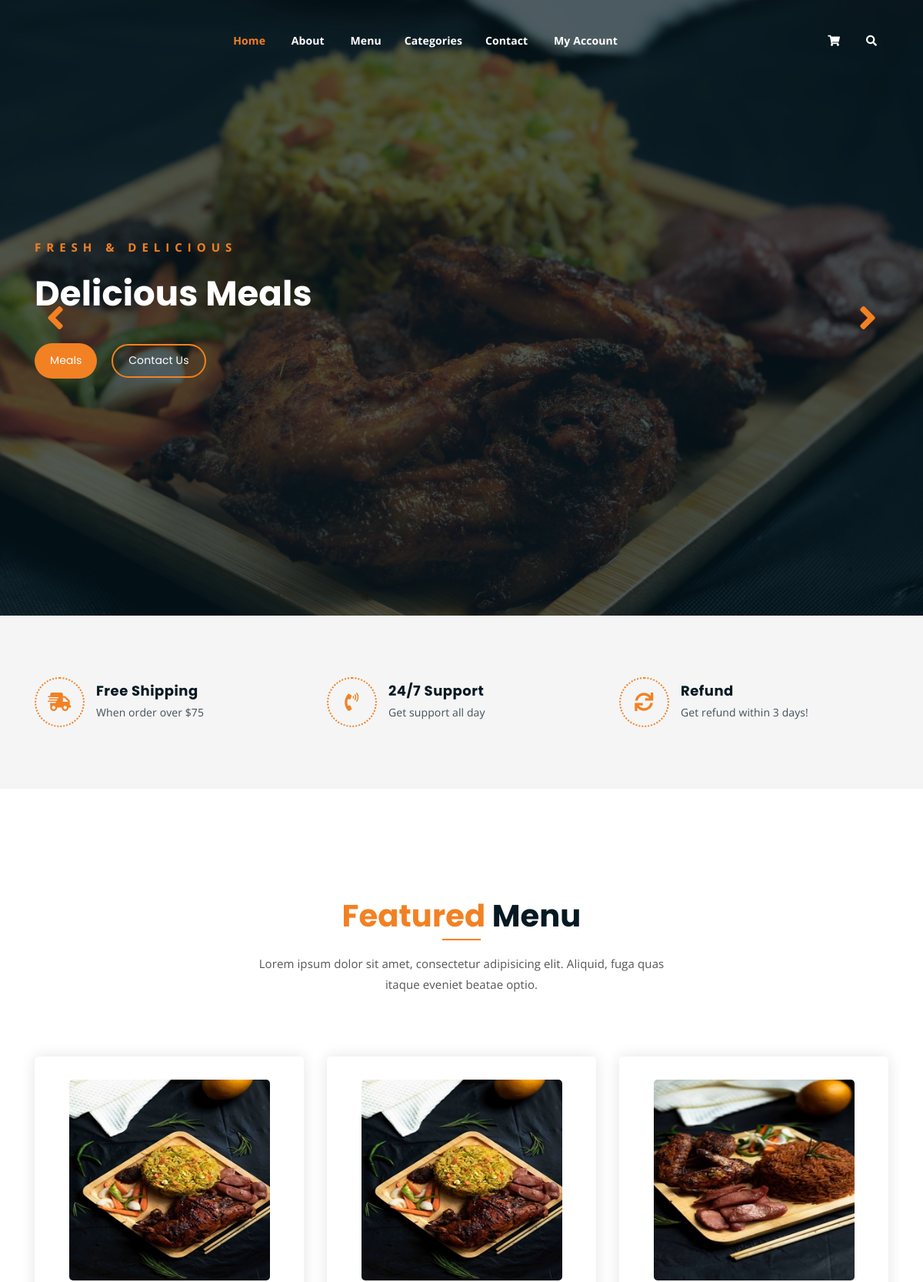
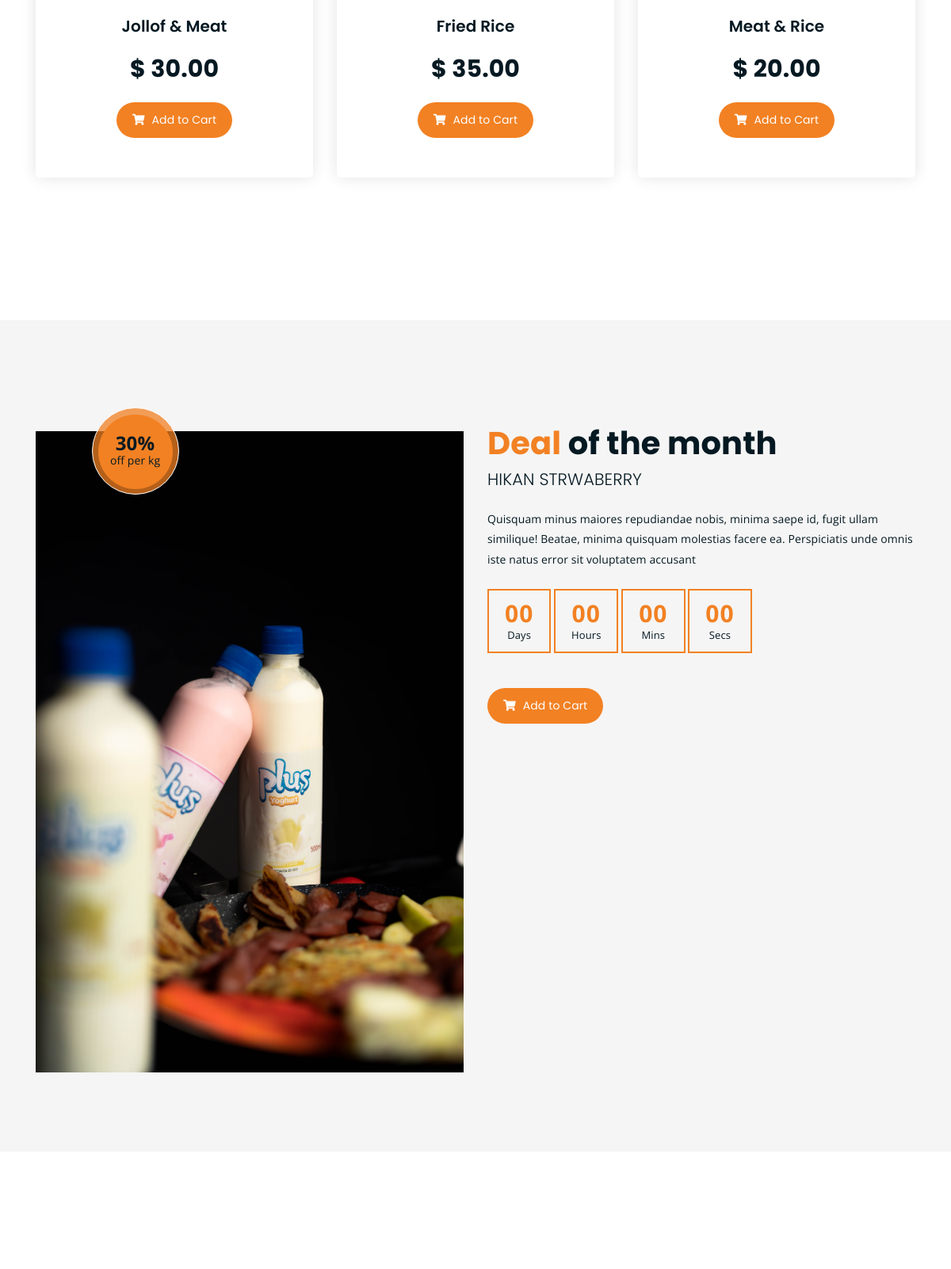
The page / (upper part) on the database its author committed (2 pictures, top to bottom).
### core/models.py (models this page shows, shortened)
class MenuItem(models.Model):
    mid = models.UUIDField(default=uuid.uuid4, editable=False, unique=True)
    user = models.ForeignKey(User, on_delete=models.SET_NULL, null=True,)
    title = models.CharField(max_length=200)
    category= models.ForeignKey(Category, on_delete=models.SET_NULL, null= True, related_name="category")
    image = models.ImageField(upload_to="menu_Images/")
    price = models.DecimalField(max_digits=9, decimal_places=2, default="0.00")
    item_status = models.CharField(choices=STATUS, max_length=100, default="in_review")
    featured = models.BooleanField(default=False)
    recent = models.BooleanField(default=False)
    description = RichTextUploadingField(null=True, blank=True)
    specification = RichTextUploadingField(null= True, blank = True)

### core/views.py (the view)
# urls.py: 2. Add a URL to urlpatterns:  path('', views.home, name='home')
def home(request):
	menu_item = MenuItem.objects.filter(item_status = "published", featured = True, recent=False).order_by('-id')
	recent_item = MenuItem.objects.filter(item_status="published", recent=True).order_by('-id')
	context = {
		'menu_item':menu_item,
		'recent_item':recent_item,
	}
	return render(request, "core/index.html", context)

### core/context_processor.py (called while the page is built)
def default(request):
    categories = Category.objects.all()
    if request.user.is_authenticated:
        cart = Cart.objects.filter(user=request.user, active=True).first()
        item_count = cart.cartitem_set.count() if cart else 0
    else:
        item_count = 0
    context = {
        'categories': categories,
        'cart_view': {'item_count': item_count},
    }
    return context

### core/templates/core/index.html (shortened to what this page needs)
{% extends 'partials/base.html'%}
{% block content %}
{% load static %}
	<div class="homepage-slider">
		<div class="single-homepage-slider homepage-bg-1">
			<div class="container">
				<div class="row">
					<div class="col-md-12 col-lg-7 offset-lg-1 offset-xl-0">
						<div class="hero-text">
							<div class="hero-text-tablecell">
								<p class="subtitle">Fresh & Delicious</p>
								<h1>Delicious Meals</h1>
								<div class="hero-btns">
									<a href="shop.html" class="boxed-btn">Meals</a>
									<a href="contact.html" class="bordered-btn">Contact Us</a>
								</div>
							</div>
						</div>
					</div>
				</div>
			</div>
		</div>
	</div>
	<div class="list-section pt-80 pb-80">
		<div class="container">
			<div class="row">
				<div class="col-lg-4 col-md-6 mb-4 mb-lg-0">
					<div class="list-box d-flex align-items-center">
						<div class="list-icon">
							<i class="fas fa-shipping-fast"></i>
						</div>
						<div class="content">
							<h3>Free Shipping</h3>
							<p>When order over $75</p>
						</div>
					</div>
				</div>
				<div class="col-lg-4 col-md-6 mb-4 mb-lg-0">
					<div class="list-box d-flex align-items-center">
						<div class="list-icon">
							<i class="fas fa-phone-volume"></i>
						</div>
						<div class="content">
							<h3>24/7 Support</h3>
							<p>Get support all day</p>
						</div>
					</div>
				</div>
				<div class="col-lg-4 col-md-6">
					<div class="list-box d-flex justify-content-start align-items-center">
						<div class="list-icon">
							<i class="fas fa-sync"></i>
						</div>
						<div class="content">
							<h3>Refund</h3>
							<p>Get refund within 3 days!</p>
						</div>
					</div>
				</div>
			</div>
		</div>
	</div>
	<div class="product-section mt-150 mb-150">
		<div class="container">
			<div class="row">
				<div class="col-lg-8 offset-lg-2 text-center">
					<div class="section-title">
						<h3><span class="orange-text">Featured</span> Menu</h3>
						<p>Lorem ipsum dolor sit amet, consectetur adipisicing elit. Aliquid, fuga quas itaque eveniet beatae optio.</p>
					</div>
				</div>
			</div>
			<div class="row">
				{% for item in menu_item %}
				<div class="col-lg-4 col-md-6 text-center">
					<div class="single-product-item">
						<div class="product-image">
							<a href="{% url 'core:menu_detail' item.mid %}"><img src="{{item.image.url}}" alt=""></a>
						</div>
						<h3>{{item.title}}</h3>
						<p class="product-price"> $ {{item.price}} </p>
						<a href="cart.html" class="cart-btn"><i class="fas fa-shopping-cart"></i> Add to Cart</a>
					</div>
				</div>
				{% endfor %}
			</div>
		</div>
	</div>
	<section class="cart-banner pt-100 pb-100">
    	<div class="container">
        	<div class="row clearfix">
            	<div class="image-column col-lg-6">
                	<div class="image">
                    	<div class="price-box">
                        	<div class="inner-price">
                                <span class="price">
                                    <strong>30%</strong> <br> off per kg
                                </span>
                            </div>
                        </div>
                    	<img src="{% static 'assets/img/a.jpg' %}" alt="">
                    </div>
                </div>
                <div class="content-column col-lg-6">
					<h3><span class="orange-text">Deal</span> of the month</h3>
                    <h4>Hikan Strwaberry</h4>
                    <div class="text">Quisquam minus maiores repudiandae nobis, minima saepe id, fugit ullam similique! Beatae, minima quisquam molestias facere ea. Perspiciatis unde omnis iste natus error sit voluptatem accusant</div>
                    <div class="time-counter"><div class="time-countdown clearfix" data-countdown="2020/2/01"></div></div>
                	<a href="cart.html" class="cart-btn mt-3"><i class="fas fa-shopping-cart"></i> Add to Cart</a>
                </div>
            </div>
        </div>
    </section>
{% endblock content %}

### core/static/assets/css/responsive.css (style rules this page uses)
@media only screen and (min-width: 992px) and (max-width: 1200px) { .hero-text h1 { font-size: 45px; } }

### rows shown on the page
MenuItem: image (picture), title "Jollof & Meat", price "30.00"
MenuItem: image (picture), title "Fried Rice", price "35.00"
MenuItem: image (picture), title "Meat & Rice", price "20.00"
